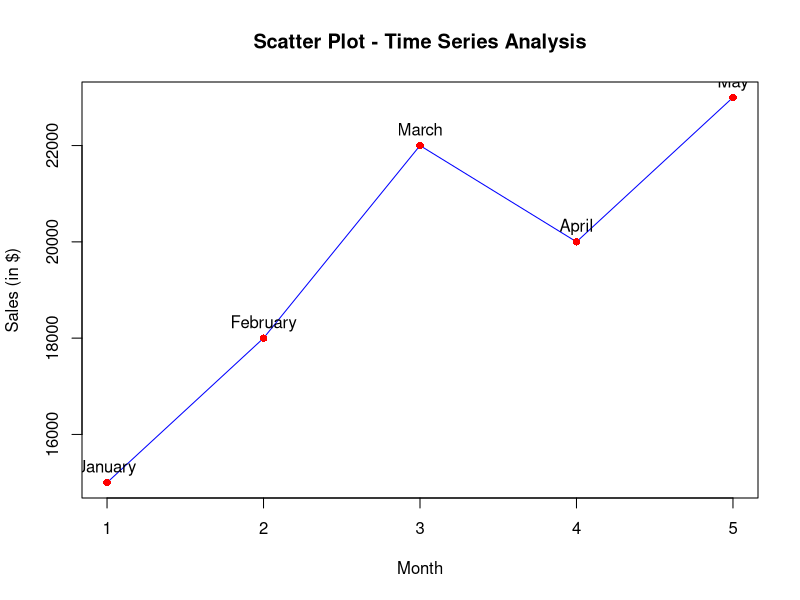

This figure's R source:
months <- c("January", "February", "March", "April", "May")
sales <- c(15000, 18000, 22000, 20000, 23000)

# Create a scatter plot
plot(sales, type = "o", pch = 16, col = "blue", xlab = "Month", ylab = "Sales (in $)", main = "Scatter Plot - Time Series Analysis")
points(sales, col = "red", pch = 16)
text(sales, labels = months, pos = 3, col = "black")